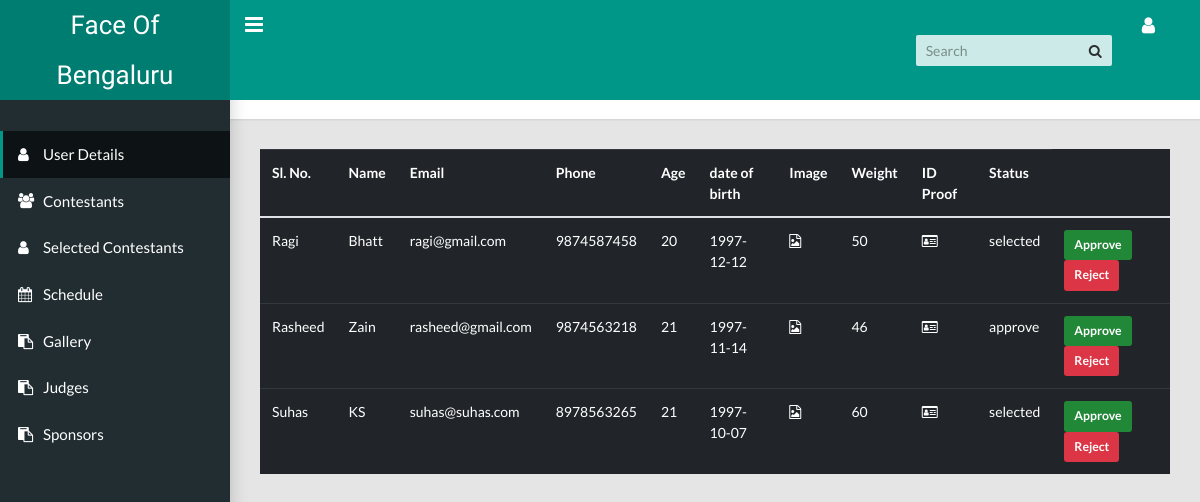
/Apple-master/index.php (signed in), run on the app's committed database.
### tables this page shows
CREATE TABLE `regis` (
  `id` int(11) NOT NULL AUTO_INCREMENT,
  `file1` varchar(100) NOT NULL,
  `file2` varchar(250) NOT NULL,
  `phone` varchar(100) NOT NULL,
  `fname` varchar(100) NOT NULL,
  `lname` varchar(100) NOT NULL,
  `email` varchar(100) NOT NULL,
  `age` int(100) NOT NULL,
  `weight` varchar(100) NOT NULL,
  `radio` varchar(100) NOT NULL,
  `date` date NOT NULL,
  `drop1` varchar(100) NOT NULL,
  `link` varchar(100) NOT NULL,
  `talent` varchar(100) NOT NULL,
  `yourself` varchar(100) NOT NULL,
  `height` varchar(150) NOT NULL,
  `pwd` varchar(11) NOT NULL,
  `status` varchar(250) NOT NULL DEFAULT 'pending',
  PRIMARY KEY (`id`)
);

### Apple-master/index.php (the view, shortened to what this page needs)
<?php
include("include.php");
?>
<!DOCTYPE html>
<html lang="en">
<head>
  <link rel="stylesheet" type="text/css" href="css/main.css">
  <link rel="stylesheet" type="text/css" href="https://maxcdn.bootstrapcdn.com/font-awesome/4.7.0/css/font-awesome.min.css">
</head>
<body class="app sidebar-mini rtl">
  <header class="app-header">
    <a class="app-header__logo" href="index.html">Face Of Bengaluru</a>
    <a class="app-sidebar__toggle" href="#" data-toggle="sidebar" aria-label="Hide Sidebar"></a>
    <ul class="app-nav">
      <li class="app-search">
        <input class="app-search__input" type="search" placeholder="Search">
        <button class="app-search__button">
          <i class="fa fa-search"></i>
        </button>
      </li>
      <li class="dropdown">
        <a class="app-nav__item" href="#" data-toggle="dropdown" aria-label="Open Profile Menu">
          <i class="fa fa-user fa-lg"></i>
        </a>
      </li>
    </ul>
  </header>
  <aside class="app-sidebar">
    <div class="app-sidebar__user">
      <br>
    </div>
    <ul class="app-menu">
      <li>
        <a class="app-menu__item active" href="index.php">
          <i class="app-menu__icon fa fa-user"></i>
          <span class="app-menu__label">User Details</span>
        </a>
      </li>
      <li>
        <a class="app-menu__item" href="cont.php">
          <i class="app-menu__icon fa fa-users"></i>
          <span class="app-menu__label"> Contestants</span>
        </a>
      </li>
      <li>
        <a class="app-menu__item " href="selcont.php">
          <i class="app-menu__icon fa fa-user" aria-hidden="true"></i>
          <span class="app-menu__label"> Selected Contestants</span>
        </a>
      </li>
      <li>
          <a class="app-menu__item" href="sched.php">
            <i class="app-menu__icon fa fa-calendar" aria-hidden="true"></i>
            <span class="app-menu__label"> Schedule</span>
          </a>
  </li>
      <li>
        <a class="app-menu__item" href="gallery.php">
          <i class="app-menu__icon fa fa-clipboard"></i>
          <span class="app-menu__label"> Gallery</span>
        </a>
      </li>
      <li>
        <a class="app-menu__item" href="judges.php">
          <i class="app-menu__icon fa fa-clipboard"></i>
          <span class="app-menu__label"> Judges</span>
        </a>
      </li>
      <li>
        <a class="app-menu__item" href="sponsors.php">
          <i class="app-menu__icon fa fa-clipboard"></i>
          <span class="app-menu__label"> Sponsors</span>
        </a>
      </li>
    </ul>
  </aside>
  <main class="app-content">
    <div class="app-title">
      <div>
        <h1>
          <i class="fa fa-user"></i> User Details</h1>
      </div>
      <ul class="app-breadcrumb breadcrumb">
        <li class="breadcrumb-item">
        </li>
        <li class="breadcrumb-item">
          <a href="index.php">User Details</a>
        </li>
      </ul>
    </div>
    <table class="table table-hover table-dark table-responsive">
        <thead-dark>
          <tr>
            <th scope="col">Sl. No.</th>
            <th scope="col">Name</th>
            <th scope="col">Email</th>
            <th scope="col">Phone</th>
            <th scope="col">Age</th>
            <th scope="col">date of birth</th>
            <th scope="col">Image</th>
            <th scope="col">Weight</th>
            <th scope="col">ID Proof</th>
            <th scope="col">Status</th>
          </tr>
        <tbody>
          <?php
            $query=mysqli_query($con,"SELECT * FROM regis WHERE status='approve' or status='pending' or status='selected'");
            while ($row = mysqli_fetch_array($query)) {
              ?>
              <tr>
                    <td><?php echo $row['fname']; ?></td>
                    <td><?php echo $row['lname']; ?></td>
                    <td><?php echo $row['email']; ?></td>
                    <td><?php echo $row['phone']; ?></td>
                    <td><?php echo $row['age']; ?></td>
                    <td><?php echo $row['date']; ?></td>
                    <td>
                    <i class="fa fa-file-image-o" aria-hidden="true" data-toggle="modal" data-target="#imageModal<?php echo $row['id'] ?>"></i>
                      </td>
                    <td><?php echo $row['weight']; ?></td>
                    <td><i class="fa fa-id-card-o" aria-hidden="true" data-toggle="modal" data-target="#IDModal<?php echo $row['id'] ?>"></i>
                    </td>
                    <td><?php echo $row['status']; ?></td>
                 <form action='index.php' method='POST'> <td>
                <button ID='button' name='approve' class='btn btn-success btn-sm' value='approve' />Approve</button>
                <button ID='button' name='reject' class='btn btn-danger btn-sm' value='reject' />Reject</button></td>
                </form>
          </tr>
                    <?php  }
                      ?>
        </tbody>
      </table>
</main>
</body>
</html>

### data on the page
regis: fname "Ragi", lname "Bhatt", email "ragi@gmail.com", phone "9874587458", age "20", date "1997-12-12", weight "50", status "selected"
regis: fname "Rasheed", lname "Zain", email "rasheed@gmail.com", phone "9874563218", age "21", date "1997-11-14", weight "46", status "approve"
regis: fname "Suhas", lname "KS", email "suhas@suhas.com", phone "8978563265", age "21", date "1997-10-07", weight "60", status "selected"
